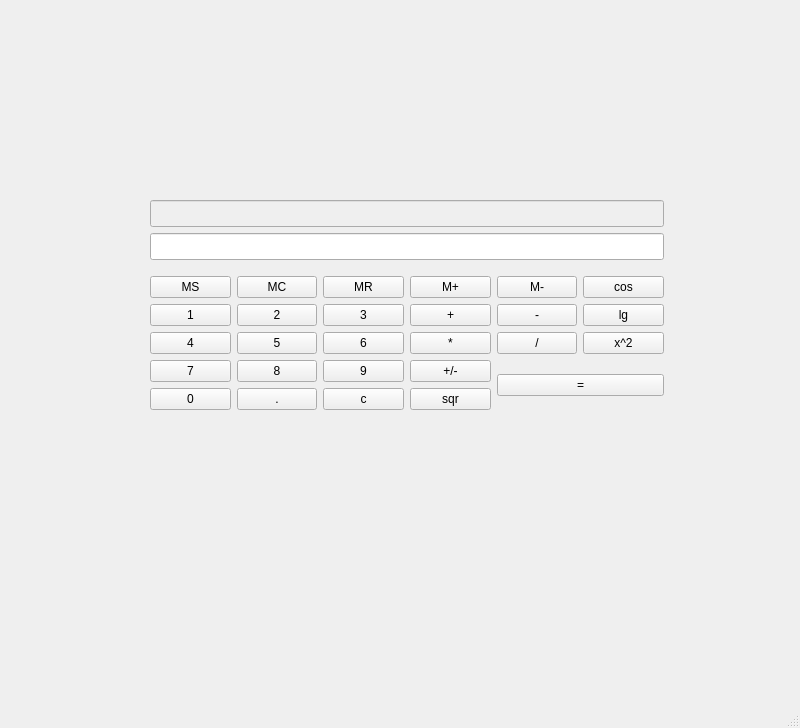
<?xml version="1.0" encoding="UTF-8"?>
<ui version="4.0">
 <class>MainWindow</class>
 <widget class="QMainWindow" name="MainWindow">
  <property name="geometry">
   <rect>
    <x>0</x>
    <y>0</y>
    <width>800</width>
    <height>728</height>
   </rect>
  </property>
  <property name="windowTitle">
   <string>MainWindow</string>
  </property>
  <widget class="QWidget" name="centralwidget">
   <widget class="QWidget" name="">
    <property name="geometry">
     <rect>
      <x>150</x>
      <y>190</y>
      <width>514</width>
      <height>232</height>
     </rect>
    </property>
    <layout class="QVBoxLayout" name="verticalLayout_2">
     <item>
      <layout class="QVBoxLayout" name="verticalLayout">
       <item>
        <widget class="QLineEdit" name="lineEdit_2">
         <property name="enabled">
          <bool>false</bool>
         </property>
         <property name="font">
          <font>
           <pointsize>12</pointsize>
          </font>
         </property>
         <property name="maxLength">
          <number>10</number>
         </property>
         <property name="alignment">
          <set>Qt::AlignmentFlag::AlignRight|Qt::AlignmentFlag::AlignTrailing|Qt::AlignmentFlag::AlignVCenter</set>
         </property>
        </widget>
       </item>
       <item>
        <widget class="QLineEdit" name="lineEdit">
         <property name="font">
          <font>
           <pointsize>12</pointsize>
          </font>
         </property>
         <property name="maxLength">
          <number>15</number>
         </property>
         <property name="alignment">
          <set>Qt::AlignmentFlag::AlignRight|Qt::AlignmentFlag::AlignTrailing|Qt::AlignmentFlag::AlignVCenter</set>
         </property>
        </widget>
       </item>
      </layout>
     </item>
     <item>
      <layout class="QGridLayout" name="gridLayout_2">
       <item row="0" column="0">
        <widget class="QPushButton" name="pushButton_MS">
         <property name="text">
          <string>MS</string>
         </property>
        </widget>
       </item>
       <item row="1" column="2">
        <widget class="QPushButton" name="pushButton_3">
         <property name="text">
          <string>3</string>
         </property>
        </widget>
       </item>
       <item row="3" column="2">
        <widget class="QPushButton" name="pushButton_9">
         <property name="text">
          <string>9</string>
         </property>
        </widget>
       </item>
       <item row="2" column="5">
        <widget class="QPushButton" name="pushButton_Sqr">
         <property name="text">
          <string>x^2</string>
         </property>
        </widget>
       </item>
       <item row="0" column="3">
        <widget class="QPushButton" name="pushButton_MPlus">
         <property name="text">
          <string>M+</string>
         </property>
        </widget>
       </item>
       <item row="2" column="2">
        <widget class="QPushButton" name="pushButton_6">
         <property name="text">
          <string>6</string>
         </property>
        </widget>
       </item>
       <item row="1" column="4">
        <widget class="QPushButton" name="pushButton_Sub">
         <property name="text">
          <string>-</string>
         </property>
        </widget>
       </item>
       <item row="1" column="1">
        <widget class="QPushButton" name="pushButton_2">
         <property name="text">
          <string>2</string>
         </property>
        </widget>
       </item>
       <item row="3" column="1">
        <widget class="QPushButton" name="pushButton_8">
         <property name="text">
          <string>8</string>
         </property>
        </widget>
       </item>
       <item row="3" column="0">
        <widget class="QPushButton" name="pushButton_7">
         <property name="text">
          <string>7</string>
         </property>
        </widget>
       </item>
       <item row="1" column="3">
        <widget class="QPushButton" name="pushButton_Add">
         <property name="text">
          <string>+</string>
         </property>
        </widget>
       </item>
       <item row="4" column="2">
        <widget class="QPushButton" name="pushButton_Clear">
         <property name="text">
          <string>c</string>
         </property>
        </widget>
       </item>
       <item row="0" column="2">
        <widget class="QPushButton" name="pushButton_MR">
         <property name="text">
          <string>MR</string>
         </property>
        </widget>
       </item>
       <item row="0" column="5">
        <widget class="QPushButton" name="pushButton_Cos">
         <property name="text">
          <string>cos</string>
         </property>
        </widget>
       </item>
       <item row="1" column="0">
        <widget class="QPushButton" name="pushButton_1">
         <property name="text">
          <string>1</string>
         </property>
        </widget>
       </item>
       <item row="2" column="3">
        <widget class="QPushButton" name="pushButton_Mul">
         <property name="text">
          <string>*</string>
         </property>
        </widget>
       </item>
       <item row="2" column="0">
        <widget class="QPushButton" name="pushButton_4">
         <property name="text">
          <string>4</string>
         </property>
        </widget>
       </item>
       <item row="0" column="1">
        <widget class="QPushButton" name="pushButton_MC">
         <property name="text">
          <string>MC</string>
         </property>
        </widget>
       </item>
       <item row="3" column="3">
        <widget class="QPushButton" name="pushButton_Sign">
         <property name="text">
          <string>+/-</string>
         </property>
        </widget>
       </item>
       <item row="4" column="3">
        <widget class="QPushButton" name="pushButton_Sqrt">
         <property name="text">
          <string>sqr</string>
         </property>
        </widget>
       </item>
       <item row="0" column="4">
        <widget class="QPushButton" name="pushButton_MMinus">
         <property name="text">
          <string>M-</string>
         </property>
        </widget>
       </item>
       <item row="4" column="0">
        <widget class="QPushButton" name="pushButton_0">
         <property name="text">
          <string>0</string>
         </property>
        </widget>
       </item>
       <item row="2" column="4">
        <widget class="QPushButton" name="pushButton_Div">
         <property name="text">
          <string>/</string>
         </property>
        </widget>
       </item>
       <item row="1" column="5">
        <widget class="QPushButton" name="pushButton_Lg">
         <property name="text">
          <string>lg</string>
         </property>
        </widget>
       </item>
       <item row="2" column="1">
        <widget class="QPushButton" name="pushButton_5">
         <property name="text">
          <string>5</string>
         </property>
        </widget>
       </item>
       <item row="4" column="1">
        <widget class="QPushButton" name="pushButton_Dot">
         <property name="text">
          <string>.</string>
         </property>
        </widget>
       </item>
       <item row="3" column="4" rowspan="2" colspan="2">
        <widget class="QPushButton" name="pushButton_Equal">
         <property name="text">
          <string>=</string>
         </property>
        </widget>
       </item>
      </layout>
     </item>
    </layout>
   </widget>
  </widget>
  <widget class="QMenuBar" name="menubar">
   <property name="geometry">
    <rect>
     <x>0</x>
     <y>0</y>
     <width>800</width>
     <height>23</height>
    </rect>
   </property>
  </widget>
  <widget class="QStatusBar" name="statusbar"/>
 </widget>
 <resources/>
 <connections/>
</ui>
